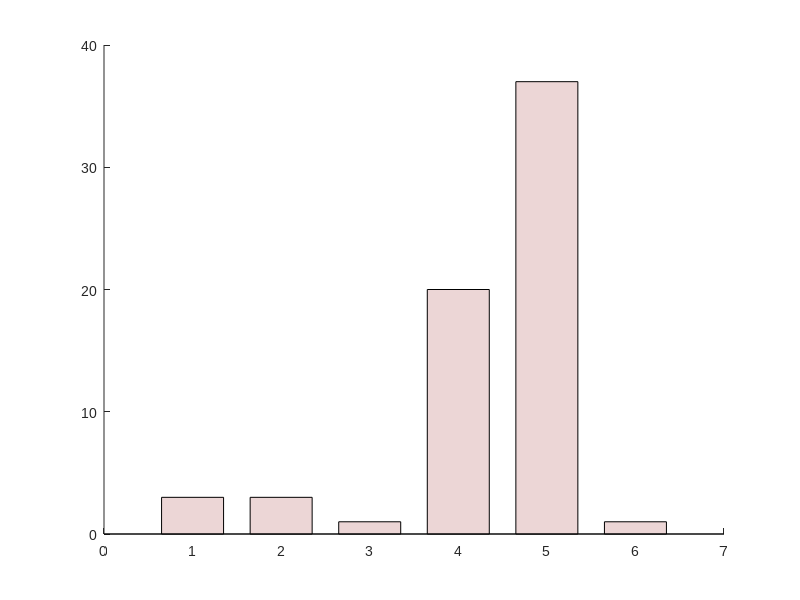

Recreate this plot in MATLAB. (Note: this script raises an error after producing the figure.)

load('mle_mat_all_extended.mat')

mle_mat_all(:,[5,7])=[]; % rm per block

n_model = size(mle_mat_all,2);

mle_mat_all(4,:) = nan(1,n_model);
mle_mat_all(32,:) = nan(1,n_model);
mle_mat_all(36,:) = nan(1,n_model);

AIC_all = 2*mle_mat_all + 2*[3, 5, 5, 7,    9, 9]; %mle is NLL

[highest_acc_pp,best_model_ind_pp] = min(AIC_all,[],2);
[val]=hist(best_model_ind_pp,1:1:n_model);

% Legend
legend_all{1} = 'thompson';
legend_all{2} = 'thompson + \epsilon'; 
legend_all{3} = 'thompson + \eta';
legend_all{4} = 'thompson + \eta + \epsilon'; 
legend_all{5} = 'thompson + \eta + \eta_T + \epsilon';
legend_all{6} = 'thompson + \eta + \epsilon + \epsilon_T' ;

% Figure
figure('Color','w');
set(gcf,'Unit','centimeters','OuterPosition',[0 0 10 10]);
set(gca,'FontName','Arial','FontSize',10)
hold on

col_(1,:) = [0.925490200519562 0.839215695858002 0.839215695858002];

x = 1:n_model+2;
x =[x(1:6)];

b = bar(x,val,'FaceColor',col_(1,:),'BarWidth',.7);  hold on;

txt_val = val';
ind_notnul = find(val~=0);

text(x(ind_notnul),val(ind_notnul),num2str(txt_val(ind_notnul)),'vert','bottom','horiz','center'); 
box off

ylabel('Number of subjects','FontName','Arial','Fontweight','bold','FontSize',11);
set(gca,'YTick',0:10:100)
ylim([0  39])

xticks(x);
xticklabels([legend_all(1:6)]);
xlim([0,n_model+1])

xtickangle(45)

% Export
addpath('../../export_fig')
export_fig(['./fig/Fig_model_comparison_AIC_per_pp_extended_T.png'],'-nocrop','-r200')